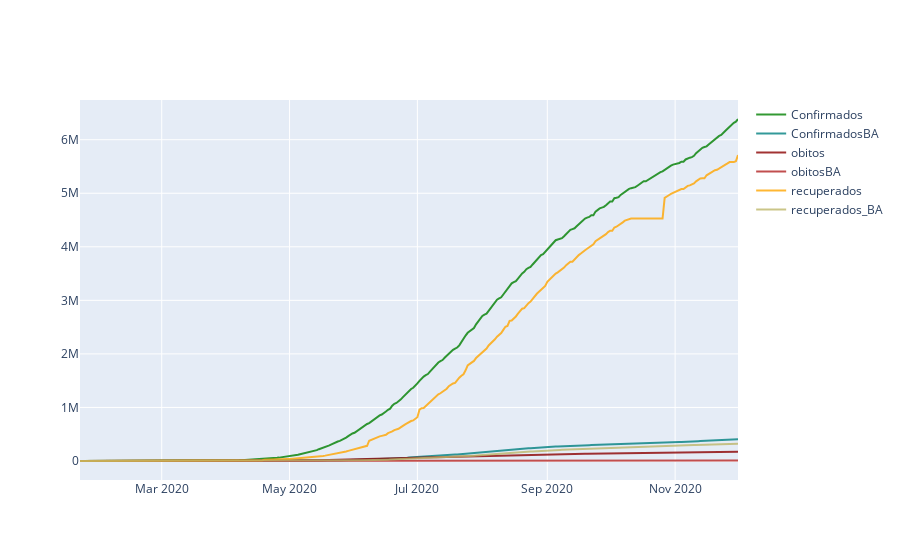

This figure's notebook cell:
### Code cell
confirm = go.Scatter(
                    x= newDF.date,
                    y= newDF.csv_confirmed,
                    name= "Confirmados",
                    line= dict(color= '#008000'),
                    opacity= 0.8
                )
confirmBA = go.Scatter(
                    x= newDF.date,
                    y= newDF.confirmed_BA,
                    name= "ConfirmadosBA",
                    line= dict(color= '#008080'),
                    opacity= 0.8
                )
death = go.Scatter(
                    x= newDF.date,
                    y= newDF.csv_death,
                    name= "obitos",
                    line= dict(color= '#8B0000'),
                    opacity= 0.8
                )
deathBA = go.Scatter(
                    x= newDF.date,
                    y= newDF.obitos_BA,
                    name= "obitosBA",
                    line= dict(color= '#B22222'),
                    opacity= 0.8
                )
recovered = go.Scatter(
                    x= newDF.date,
                    y= newDF.csv_recovered,
                    name= "recuperados",
                    line= dict(color= '#FFA500'),
                    opacity= 0.8
                )
recovBA = go.Scatter(
                    x= newDF.date,
                    y= newDF.recovBA,
                    name= "recuperados_BA",
                    line= dict(color= '#BDB76B'),
                    opacity= 0.8
                )
data = [confirm, confirmBA, death, deathBA, recovered, recovBA]
py.iplot(data)

### Figure 1 — Plotly figure (JSON) as saved in the notebook; plotly's stock layout.template omitted (floating-point values rounded to 4 significant figures; data arrays with more than 128 entries replaced by an {"elided": "..."} marker saying what was removed)
{"data": [{"line": {"color": "#008000"}, "name": "Confirmados", "opacity": 0.8, "type": "scatter", "x": {"elided": "315 str values"}, "y": {"elided": "315 int values"}}, {"line": {"color": "#008080"}, "name": "ConfirmadosBA", "opacity": 0.8, "type": "scatter", "x": {"elided": "315 str values"}, "y": {"elided": "315 int values"}}, {"line": {"color": "#8B0000"}, "name": "obitos", "opacity": 0.8, "type": "scatter", "x": {"elided": "315 str values"}, "y": {"elided": "315 int values"}}, {"line": {"color": "#B22222"}, "name": "obitosBA", "opacity": 0.8, "type": "scatter", "x": {"elided": "315 str values"}, "y": {"elided": "315 int values"}}, {"line": {"color": "#FFA500"}, "name": "recuperados", "opacity": 0.8, "type": "scatter", "x": {"elided": "315 str values"}, "y": {"elided": "315 int values"}}, {"line": {"color": "#BDB76B"}, "name": "recuperados_BA", "opacity": 0.8, "type": "scatter", "x": {"elided": "315 str values"}, "y": {"elided": "315 int values"}}], "layout": {}}
